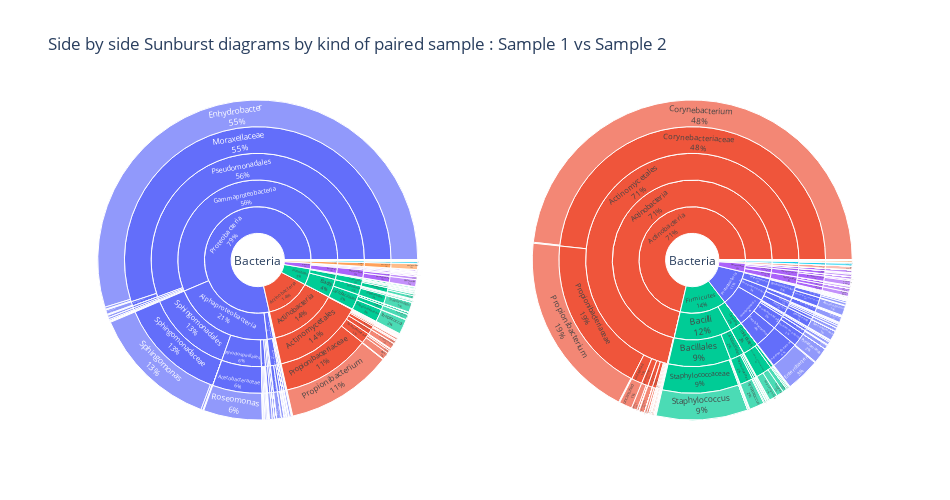

Write notebook code for a chart like this one.
### Code cell
#Figure 4.1 : Sunburst
#modéliser la présence des espèces par leur expression dans chacune des conditions

sample='FaucetHandle'

def make_figure(id_sample):
    # make sunburst
    sb1 = px.sunburst(data, path=['Domaine','Embranchement','Classe','Ordre','Famille','Genre'], 
                      values=round((data[str(id_sample)+"1"]/sum(data[str(id_sample)+"1"]))*100,2),
                      color='Embranchement', branchvalues='total',template='ggplot2',title='sunburst',
                      color_discrete_sequence=px.colors.qualitative.Pastel)._data

    sb2 = px.sunburst(data, path=['Domaine','Embranchement','Classe','Ordre','Famille','Genre'], 
                      values=round((data[str(id_sample)+"2"]/sum(data[str(id_sample)+"2"]))*100,2),
                      color='Embranchement', branchvalues='total',template='ggplot2',title='sunburst',
                      color_discrete_sequence=px.colors.qualitative.Pastel)._data

    # traces with separate domains to form a subplot
    trace1 = go.Sunburst(ids=sb1[0]['ids'],
                         labels=sb1[0]['labels'],
                         values=sb1[0]['values'],
                         parents=sb1[0]['parents'],
                         domain={'x': [0.0, 0.45], 'y': [0, 1]},
                         branchvalues ="total")

    trace2 = go.Sunburst(ids=sb2[0]['ids'],
                         labels=sb2[0]['labels'],
                         values=sb2[0]['values'],
                         parents=sb2[0]['parents'],
                         domain={'x': [0.55, 1.0], 'y': [0, 1]},
                         branchvalues ="total")

    # layout and figure production
    layout = go.Layout(height = 500,
                       width = 950,
                       autosize = False,
                       title = 'Side by side Sunburst diagrams by kind of paired sample : Sample 1 vs Sample 2')

    fig = go.Figure(data = [trace1, trace2], layout = layout)
    fig.update_traces(textinfo='label+percent entry')

    return fig

make_figure(sample).show()

### Figure 1 — Plotly figure (JSON) as saved in the notebook; plotly's stock layout.template omitted (floating-point values rounded to 4 significant figures; data arrays with more than 128 entries replaced by an {"elided": "..."} marker saying what was removed)
{"data": [{"branchvalues": "total", "domain": {"x": [0, 0.45], "y": [0, 1]}, "ids": {"elided": "816 str values"}, "labels": {"elided": "816 str values"}, "parents": {"elided": "816 str values"}, "textinfo": "label+percent entry", "type": "sunburst", "values": {"elided": "816 float values"}}, {"branchvalues": "total", "domain": {"x": [0.55, 1], "y": [0, 1]}, "ids": {"elided": "816 str values"}, "labels": {"elided": "816 str values"}, "parents": {"elided": "816 str values"}, "textinfo": "label+percent entry", "type": "sunburst", "values": {"elided": "816 float values"}}], "layout": {"autosize": false, "height": 500, "title": {"text": "Side by side Sunburst diagrams by kind of paired sample : Sample 1 vs Sample 2"}, "width": 950}}
